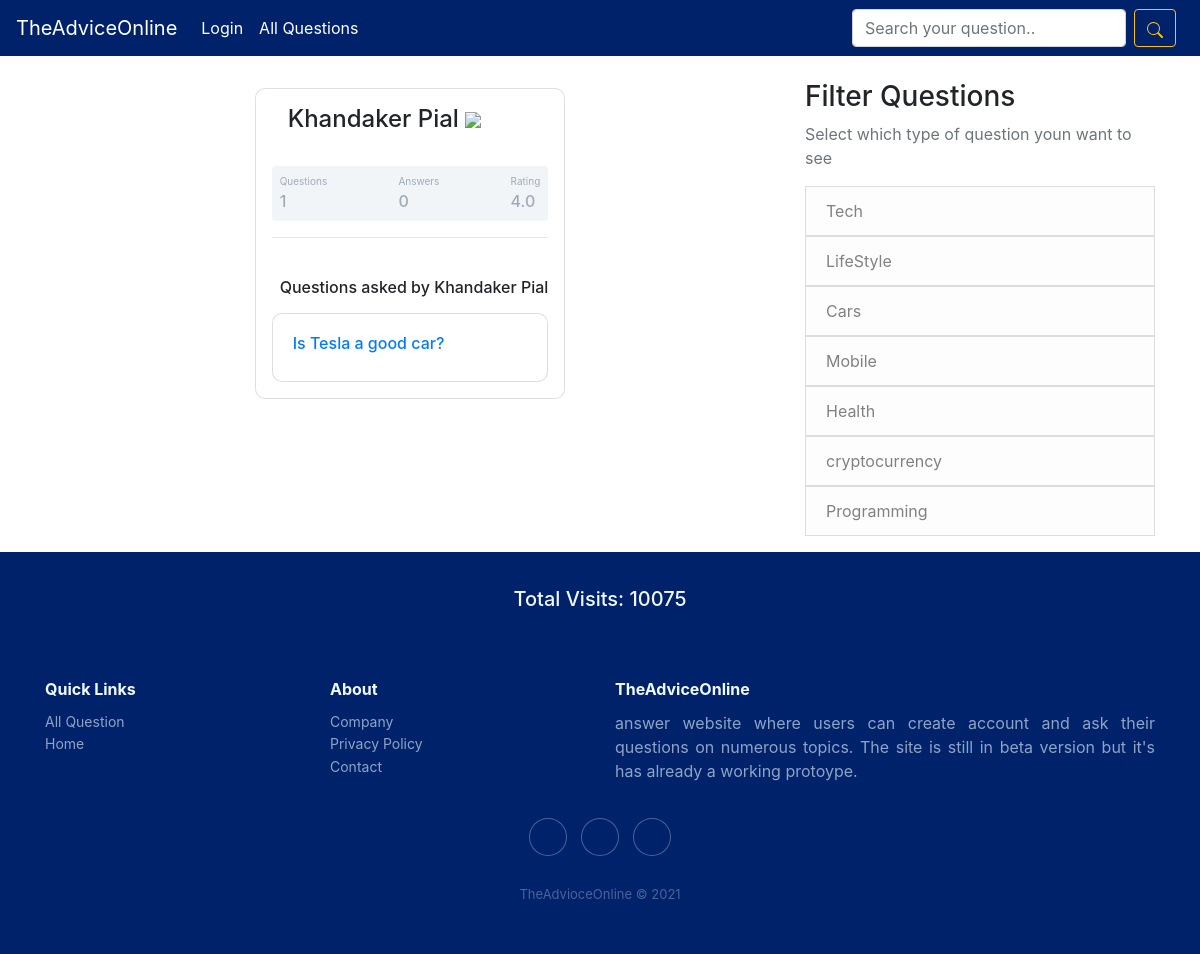
The app's page /profile/3, older data.
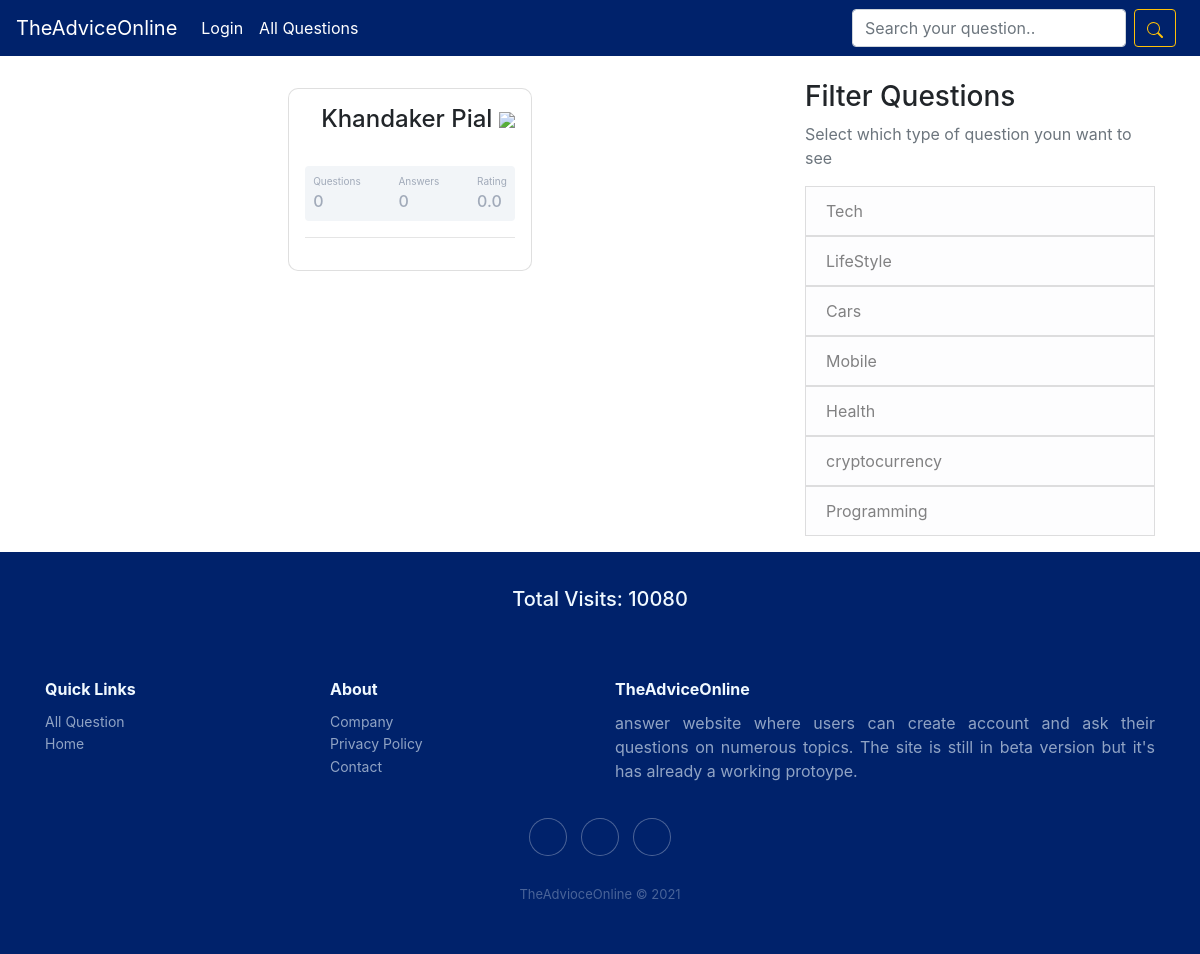
The same page, newer data.
### question/models.py (models this page shows, shortened)
class User_Profile(models.Model):
    the_user = models.OneToOneField(
        User, related_name="the_user_profile", on_delete=models.CASCADE)
    is_verified = models.BooleanField(default=False)
    profession = models.CharField(max_length=30, null=True, blank=True)
    short_bio = models.CharField(max_length=200, null=True, blank=True)
    knows_about = models.TextField(null=True, blank=True)
    rating = models.FloatField(default=0)

class Question(models.Model):
    asked_by = models.ForeignKey(User, on_delete=models.CASCADE)
    the_question = models.TextField()
    asked_when = models.DateTimeField(auto_now_add=True)
    question_category = models.ForeignKey(category, on_delete=models.CASCADE)
    is_anonymous = models.BooleanField(default=False)

class category(models.Model):
    cat = models.CharField(max_length=30)

class fun(models.Model):
    total = models.IntegerField(default=1)

### question/views.py (the view)
# urls.py: path('profile/<int:user_id>', views.profile_handler, name='profile_handler'),
def profile_handler(request, user_id):
    fun = f.objects.get(pk=1)
    try:
        profile_owner_user = User.objects.get(pk=user_id)
        if User_Profile.objects.filter(the_user=profile_owner_user).count() > 0:
            pass
        else:
            obj = User_Profile(the_user=profile_owner_user)
            obj.save()
        obj = User_Profile.objects.get(the_user=profile_owner_user)
        qs = Question.objects.filter(asked_by=profile_owner_user).count()
        ans = Answer.objects.filter(answered_by=profile_owner_user).count()
        rat_num = rating_calulator(qs)
        print(rat_num)
        obj.rating = rat_num
        obj.save()
        temp = {
            'qs': qs,
            'ans': ans
        }
        if profile_owner_user == request.user:
            users_questions = Question.objects.filter(
                asked_by=profile_owner_user, is_anonymous=False)
        else:
            users_questions = Question.objects.filter(
                asked_by=profile_owner_user)
        cats = c.objects.all()
        return render(request, 'question/profile.html', {'profile_info': obj, 'temp': temp, 'questions_set': users_questions,'cats': cats, 'fun': fun})
    except:
        messages.error(request, 'Something went wrong')
        return redirect('/')

### question/views.py (called while the page is built)
def rating_calulator(number):
    if number > 0.0 and number<= 10.0:
        return 4.0
    elif number >10.0 and number<=20.0:
        return 8.0
    elif number >= 30.0:
        return 10.0
    return 0.0

### templates/question/profile.html (shortened to what this page needs)
{% extends 'base.html' %}
{% block main_content %}
<br>
    <div class="container mt-2 d-flex justify-content-center">
        <div class="card p-3">
            <div class="d-flex align-items-center">
                <div class="ml-3 w-100">
                    <h4 class="mb-0 mt-0">{{profile_info.the_user.first_name}} {{profile_info.the_user.last_name}}{% if profile_info.is_verified %}
                        <img src="https://img.icons8.com/material-rounded/18/000000/verified-account.png" />
                        {% endif %}
                    </h4>
                    {% if profile_info.profession %}
                    <span>{{profile_info.profession}}</span> <br>
                    {% else %}
                    <br>
                    {% endif %}
                </div>
            </div>
            <div class="p-2 mt-2 bg-primary d-flex justify-content-between rounded text-white stats">
                <div class="d-flex flex-column"> <span class="articles">Questions</span> <span
                        class="number1">{{temp.qs}}</span> </div>
                <div class="d-flex flex-column"> <span class="articles">Answers</span> <span
                        class="number2">{{temp.ans}}</span> </div>
                <div class="d-flex flex-column"> <span class="articles">Rating</span> <span
                        class="number3">{{profile_info.rating}}</span>
                </div>
            </div>
            <hr>
            {% if questions_set %}
                <h6 class=" ml-2 mt-4">Questions asked by {{profile_info.the_user.first_name}} {{profile_info.the_user.last_name}} </h6>
                {% for q in questions_set %}
                    <div class="card mt-2">
                        <div class="card-body">
                            <h6><a href="{% url 'answer' q.pk %}">{{q.the_question}}</a> </h6>
                        </div>
                    </div>
                {% endfor %}
            {% endif %}
        </div>
    </div>
{% endblock main_content %}

### templates/base.html (shortened to what this page needs)
<!DOCTYPE html>
<html>
<head>
    <link rel="stylesheet" href="https://cdn.jsdelivr.net/npm/bootstrap@4.6.0/dist/css/bootstrap.min.css">
    <link rel="stylesheet" href="https://cdnjs.cloudflare.com/ajax/libs/ionicons/2.0.1/css/ionicons.min.css">
</head>
<body>
    <nav class="navbar navbar-expand-lg navbar-dark bg-pial">
        <a class="navbar-brand" href="{% url 'home' %}">TheAdviceOnline</a>
        <div class="collapse navbar-collapse" id="navbarSupportedContent">
            <ul class="navbar-nav mr-auto">
                {% if user.is_authenticated %}
                <li class="nav-item active">
                  <a class="nav-link" href="{% url 'profile_handler' user.pk %}">Profile <span class="sr-only">(current)</span></a>
                </li>
                {% else %}
                <li class="nav-item active">
                  <a class="nav-link" href="{% url 'account_login' %}">Login <span class="sr-only">(current)</span></a>
                </li>
                {% endif %}
                <li class="nav-item active">
                  <a class="nav-link" href="{% url 'all' %}">All Questions <span class="sr-only">(current)</span></a>
                </li>
            </ul>
            <form action="{% url 'search' %}" class="form-inline my-2 my-lg-0" method="post">
                <input class="form-control mr-sm-2" type="search" name="search" placeholder="Search your question.." aria-label="Search">
                <button class="mr-2 btn btn-outline-warning my-2 my-sm-0" type="submit"></button>
            </form>
        </div>
    </nav>
 <main role="main" class="container">
      <div class="row">
        <div class="col-lg-8">
          {% block main_content %}{% endblock main_content %}
        </div>
        <div class="col-lg-4 mt-4">
          <div class="content-section">
            {% if unanswered %}
          <h3>More</h3>
          <p class='text-muted'>You may also like to answer these questions too!
              <ul class="list-group">
                {% for i in unanswered %}
                  <a href="{% url 'sub_question' i.pk %}"><li class="list-group-item list-group-item-light">{{i.the_sub_question}}</li></a>
                {% endfor %}
              </ul>
            </p>
            {% else %}
            <h3>Filter Questions</h3>
            <p class='text-muted'>Select which type of question youn want to see
              <ul class="list-group">
              {% for x in cats %}
                <a href="{% url 'search2' x.pk %}"><li class="list-group-item list-group-item-light">{{x.cat}}</li></a>
              {% endfor %}
              </ul>
            </p>
            {% endif %}
          </div>
        </div>
      </div>
    </main>
<div class="footer-dark1">
  <br>
  <center><h5>Total Visits: {{fun.total}}</h5></center>
</div>
    <div class="footer-dark">
  <footer>
      <div class="container">
          <div class="row">
              <div class="col-sm-6 col-md-3 item">
                  <h3>Quick Links</h3>
                  <ul>
                      <li><a href="{% url 'all' %}">All Question</a></li>
                      <li><a href="{% url 'home' %}">Home</a></li>
                  </ul>
              </div>
              <div class="col-sm-6 col-md-3 item">
                  <h3>About</h3>
                  <ul>
                      <li><a href="{% url 'about_us' %}">Company</a></li>
                      <li><a href="{% url 'about_us' %}">Privacy Policy</a></li>
                      <li><a href="{% url 'about_us' %}">Contact</a></li>
                  </ul>
              </div>
              <div class="col-md-6 item text">
                  <h3>TheAdviceOnline</h3>
                  <p  class="text-justify">answer website where users can create account and ask their questions on numerous topics. The site is still in beta version but it's has already a working protoype.</p>
              </div>
              <div class="col item social"><a href="#"></a><a href="#"></a><a href="https://www.linkedin.com/in/advice-online-6b89a9220/"></a></div>
          </div>
          <p class="copyright">TheAdvioceOnline © 2021</p>
      </div>
  </footer>
</body>

Row changes from the older to the newer data that the page shows:
removed Question: the_question "Is Tesla a good car?"
shown differently, row unchanged: User_Profile "Khandaker": rating "4.0" → "0.0"; the_user.first_name "Khandaker" → (not shown); the_user.last_name "Pial" → (not shown)
changed fun: total "10075" → "10080"
Text that changed along with them:
{{ temp.qs }}: "1" → "0"
text no longer shown: "Questions asked by"
